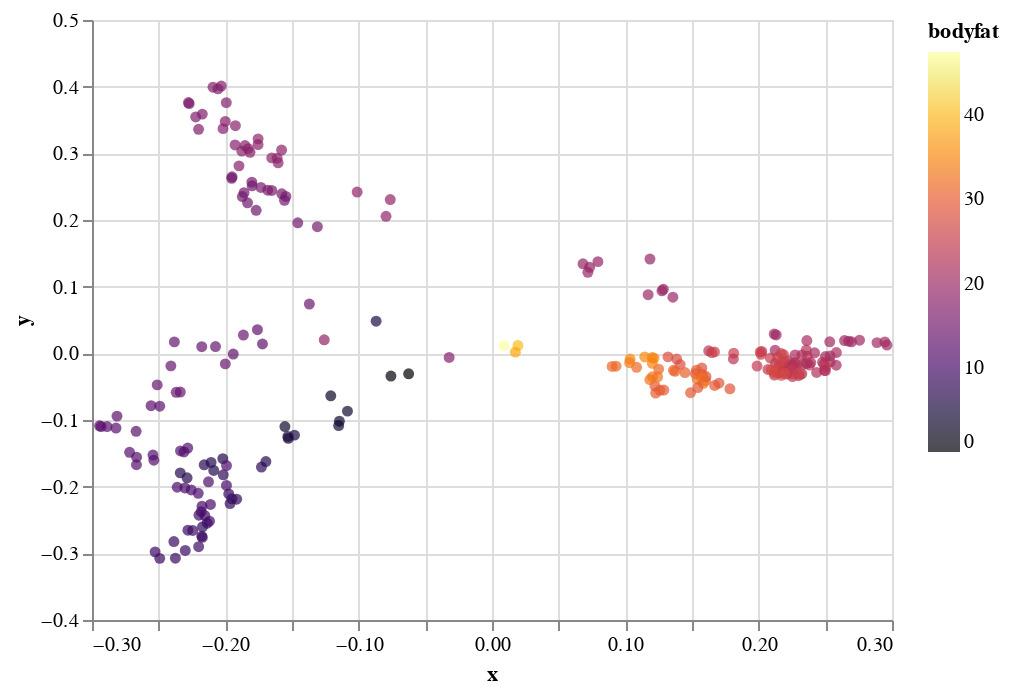

Notebook cell for this chart:
### Markdown cell above
##### Random Forest Kernel

### Code cell
random_forest_kernel = RandomForestPartitionKernel(bodyfat, task='reg')
random_forest_kernel_matrix = random_forest_kernel.kernel_matrix(200)

X_kpca = (
            KernelPCA(
                2, kernel="precomputed"
                )
            .fit_transform(random_forest_kernel_matrix)
        )

random_forest_kernel_bodyfat_df = pd.DataFrame({
    'x': X_kpca[:, 0],
    'y': X_kpca[:, 1],
    'bodyfat': bodyfat.iloc[:, 0].to_numpy(dtype=np.float32)
})

random_forest_kernel_bodyfat_chart = alt.Chart(random_forest_kernel_bodyfat_df).mark_circle().encode(
    x='x:Q',
    y='y:Q',
    color=alt.Color('bodyfat:Q', scale=alt.Scale(scheme='inferno'))
)

display(random_forest_kernel_bodyfat_chart)

### Figure 1 — Vega-Lite specification as saved in the notebook (floating-point values rounded to 4 significant figures; data arrays with more than 128 entries replaced by an {"elided": "..."} marker saying what was removed)
{"config": {"view": {"continuousWidth": 400, "continuousHeight": 300}}, "data": {"name": "data-501d3364903e59e3930397926ac960d8"}, "mark": "circle", "encoding": {"color": {"type": "quantitative", "field": "bodyfat", "scale": {"scheme": "inferno"}}, "x": {"type": "quantitative", "field": "x"}, "y": {"type": "quantitative", "field": "y"}}, "$schema": "https://vega.github.io/schema/vega-lite/v4.8.1.json", "datasets": {"data-501d3364903e59e3930397926ac960d8": {"elided": "252 records"}}}
